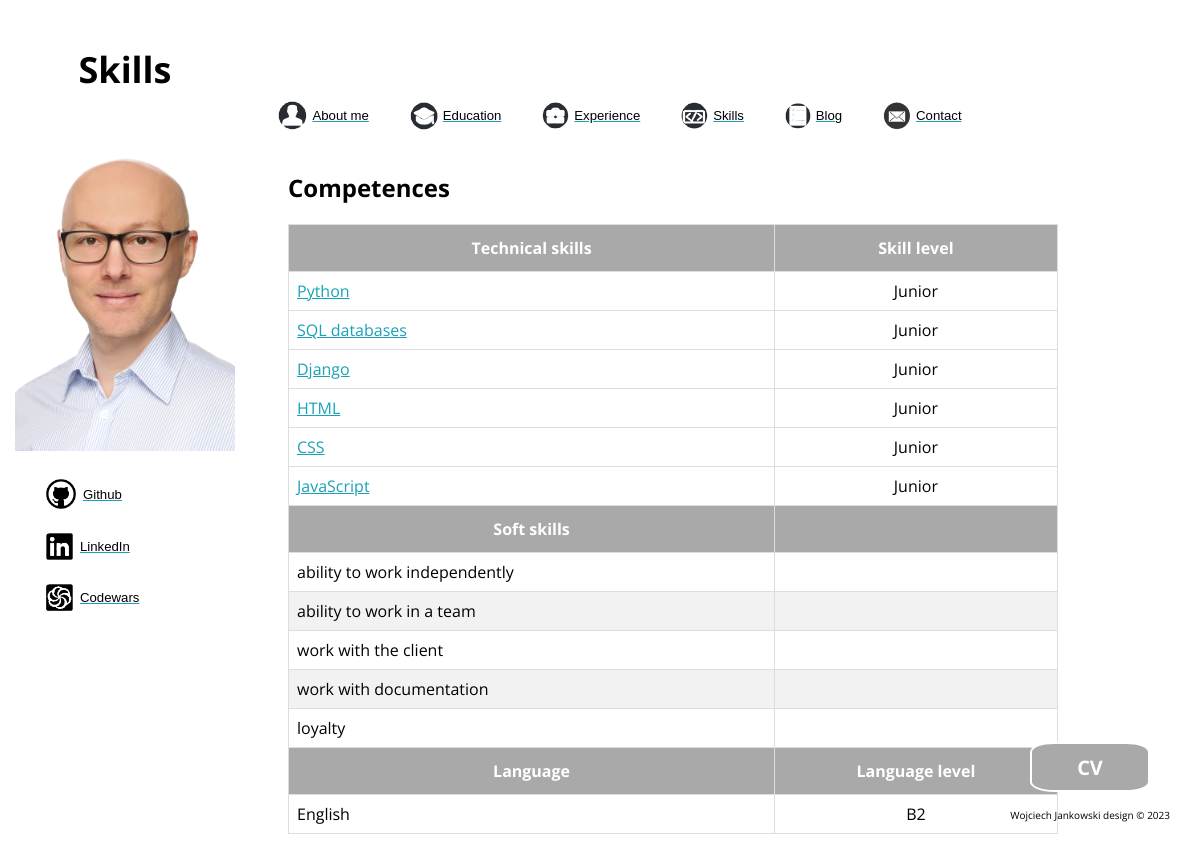
Page /about/skills/ on the committed database.
### aboutme/models.py (models this page shows)
class Skill(models.Model):
    skill_name = models.CharField(max_length=30)
    skill_type = models.CharField(
        max_length=1, choices=(("t", "Technical"), ("s", "Soft")))
    skill_level = models.CharField(max_length=1, blank=True, choices=(("b", "Basic"), ("a", "Advanced"),
                                                                      ("i", "Intermediate"), ("j", "Junior"), ("m", "Mid"), ("s", "Senior")))
    class Meta:
        verbose_name = "Skill"
        verbose_name_plural = "Skills"

class Language(models.Model):
    language_name = models.CharField(max_length=30)
    language_level = models.CharField(max_length=30)
    class Meta:
        verbose_name = "Language"
        verbose_name_plural = "Languages"

### aboutme/views.py (the view)
# urls.py: path('skills/', views.skills, name="skills"),
def skills(request):
    skills_s = Skill.objects.filter(skill_type="s")
    skills_t = Skill.objects.filter(skill_type="t")
    languages = Language.objects.all()
    ctx = {"skills_s": skills_s,
           "skills_t": skills_t,
           "languages": languages}
    return render(request=request, template_name="aboutme/skills.html", context=ctx)

### aboutme/templates/aboutme/skills.html (shortened to what this page needs)
{% extends "aboutme/base.html" %}
{% load static %}
{% block header %}
<div class="vertical">
    <h1 class="page_name">Skills</h1>
    <img id="face" src="{% static 'aboutme/images/face.png' %}">
    {% include "aboutme/left_menu.html" %}
</div>
<header>
    {% include "aboutme/header_menu.html" %}
</header>
{% endblock %}
{% block main_content %}
<div class="container">
    <h2>Competences</h2>
    <table id="data">
        <thead>
            <tr>
                <th>Technical skills</th>
                <th>Skill level</th>
            </tr>
        </thead>
        <tbody>
            {% for skill in skills_t %}
            <tr>
                <td><a href="{% if skill.skill_name == 'Python' %}
                               {% url 'python' %}
                             {% elif skill.skill_name == 'SQL databases' %}
                               {% url 'sql' %}
                             {% elif skill.skill_name == 'Django' %}
                               {% url 'django' %}
                             {% elif skill.skill_name == 'HTML' %}
                               {% url 'html' %}
                             {% elif skill.skill_name == 'CSS' %}
                               {% url 'css' %}
                             {% elif skill.skill_name == 'JavaScript' %}
                               {% url 'js' %}
                           {% endif %}"> {{ skill.skill_name }} </a></td>
                <td style="text-align: center;">{{ skill.get_skill_level_display }}</td>
            <tr>
                {% endfor %}
                <th>Soft skills</th>
                <th></th>
            </tr>
            {% for skill in skills_s %}
            <tr>
                <td>{{ skill.skill_name }}</td>
                <td></td>
            </tr>
            {% endfor %}
                <th>Language</th>
                <th>Language level</th>
            </tr>
            {% for language in languages %}
            <tr>
                <td>{{ language.language_name }}</td>
                <td style="text-align: center;">{{ language.language_level }}</td>
            </tr>
            {% endfor %}
        </tbody>
    </table>
</div>
<a href="{% static 'aboutme/files/cv.pdf' %}"><button class="button">CV</button></a>
{% endblock %}

### aboutme/static/aboutme/css/style.css (style rules this page uses)
html { font-family: 'Open Sans', sans-serif; }
body { background-size: 100% 100%; background-repeat: no-repeat; background-position: top; background-attachment: fixed; }
h1 { display: flex; margin-top: 50; position: relative; align-items: center; justify-content: space-around; width: 250px; text-align: center; }
header { margin-top: 100px; margin-left: 250px; margin-right: 210px; top: 50; padding: 0%; position: relative; }
.vertical { position: absolute; position: fixed; height: 100%; width: 250px; top: 0; left: 0; align-items: center; }
.page_name { margin-top: 45px; font-size: 3vw; }
#face { margin-top: 15px; margin-left: 15px; max-width: 220px; height:auto; align-items: center; }
.button { position: fixed; bottom: 50px; right: 50px; background-color: darkgrey; border: 2px solid white; border-radius: 20%; width: 120px; height: 50px; font-size: 20px; color: white; font-weight: bold; cursor: pointer; transition: all 0.25s; font-family: 'Open Sans', sans-serif; }
.container { width: 65%; height: auto; margin-left:280px; margin-top:40px; }
#data { border-collapse: collapse; width: 100%; border-radius: 10%; }
#data td, #data th { border: 1px solid #ddd; padding: 8px; }
#data tr:nth-child(even) { background-color: #f2f2f2; }
#data th { padding-top: 12px; padding-bottom: 12px; text-align: center; background-color: darkgrey; color: white; }
a { color: #17a2b8; }

### rows in the picture
Skill: skill_name "Python", skill_level "Junior"
Skill: skill_name "SQL databases", skill_level "Junior"
Skill: skill_name "Django", skill_level "Junior"
Skill: skill_name "HTML", skill_level "Junior"
Skill: skill_name "CSS", skill_level "Junior"
Skill: skill_name "JavaScript", skill_level "Junior"
Skill: skill_name "ability to work independently"
Skill: skill_name "ability to work in a team"
Skill: skill_name "work with the client"
Skill: skill_name "work with documentation"
Skill: skill_name "loyalty"
Language: language_name "English", language_level "B2"
